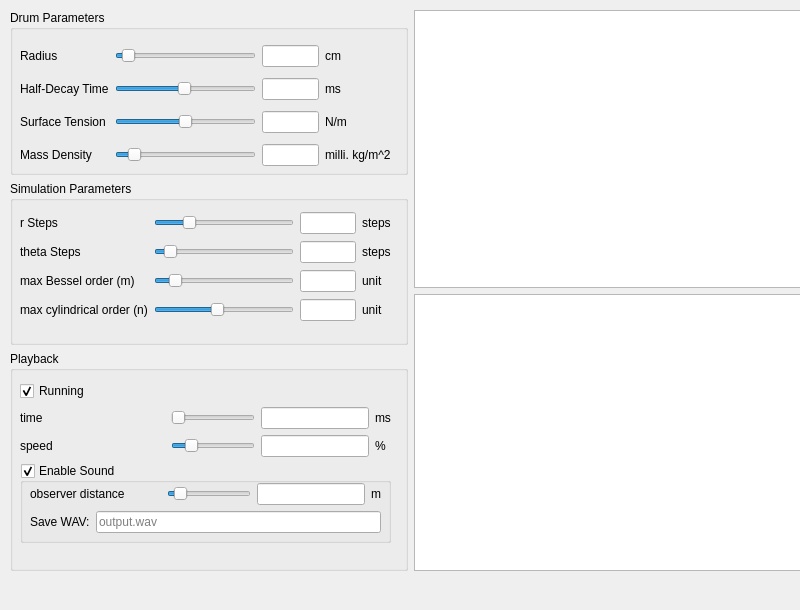
<?xml version="1.0" encoding="UTF-8"?>
<ui version="4.0">
 <class>Drummer</class>
 <widget class="QDialog" name="Drummer">
  <property name="geometry">
   <rect>
    <x>0</x>
    <y>0</y>
    <width>800</width>
    <height>610</height>
   </rect>
  </property>
  <property name="windowTitle">
   <string>Drummer</string>
  </property>
  <widget class="QWidget" name="horizontalLayoutWidget">
   <property name="geometry">
    <rect>
     <x>10</x>
     <y>10</y>
     <width>801</width>
     <height>561</height>
    </rect>
   </property>
   <layout class="QHBoxLayout" name="horizontalLayout" stretch="1,1">
    <item>
     <layout class="QVBoxLayout" name="verticalLayout" stretch="3,3,4">
      <item>
       <widget class="QGroupBox" name="groupBox_2">
        <property name="title">
         <string>Drum Parameters</string>
        </property>
        <widget class="QWidget" name="gridLayoutWidget">
         <property name="geometry">
          <rect>
           <x>10</x>
           <y>30</y>
           <width>371</width>
           <height>131</height>
          </rect>
         </property>
         <layout class="QGridLayout" name="gridLayout" rowstretch="1,1,1,1" columnstretch="3,5,2,0">
          <item row="3" column="0">
           <widget class="QLabel" name="label_11">
            <property name="text">
             <string>Mass Density</string>
            </property>
           </widget>
          </item>
          <item row="0" column="0">
           <widget class="QLabel" name="label">
            <property name="text">
             <string>Radius</string>
            </property>
           </widget>
          </item>
          <item row="0" column="1">
           <widget class="QSlider" name="radiusSlider">
            <property name="minimum">
             <number>1</number>
            </property>
            <property name="maximum">
             <number>1000</number>
            </property>
            <property name="value">
             <number>50</number>
            </property>
            <property name="orientation">
             <enum>Qt::Horizontal</enum>
            </property>
            <property name="tickPosition">
             <enum>QSlider::NoTicks</enum>
            </property>
           </widget>
          </item>
          <item row="1" column="0">
           <widget class="QLabel" name="label_3">
            <property name="text">
             <string>Half-Decay Time</string>
            </property>
           </widget>
          </item>
          <item row="1" column="1">
           <widget class="QSlider" name="decaySlider">
            <property name="minimum">
             <number>1</number>
            </property>
            <property name="maximum">
             <number>100</number>
            </property>
            <property name="singleStep">
             <number>1</number>
            </property>
            <property name="pageStep">
             <number>10</number>
            </property>
            <property name="value">
             <number>50</number>
            </property>
            <property name="orientation">
             <enum>Qt::Horizontal</enum>
            </property>
           </widget>
          </item>
          <item row="2" column="0">
           <widget class="QLabel" name="label_12">
            <property name="text">
             <string>Surface Tension</string>
            </property>
           </widget>
          </item>
          <item row="3" column="2">
           <widget class="QLineEdit" name="densityLineEdit">
            <property name="inputMask">
             <string/>
            </property>
            <property name="maxLength">
             <number>5</number>
            </property>
           </widget>
          </item>
          <item row="3" column="1">
           <widget class="QSlider" name="densitySlider">
            <property name="minimum">
             <number>1</number>
            </property>
            <property name="maximum">
             <number>1000</number>
            </property>
            <property name="value">
             <number>100</number>
            </property>
            <property name="orientation">
             <enum>Qt::Horizontal</enum>
            </property>
           </widget>
          </item>
          <item row="2" column="1">
           <widget class="QSlider" name="tensionSlider">
            <property name="minimum">
             <number>1</number>
            </property>
            <property name="maximum">
             <number>1000</number>
            </property>
            <property name="value">
             <number>500</number>
            </property>
            <property name="orientation">
             <enum>Qt::Horizontal</enum>
            </property>
           </widget>
          </item>
          <item row="2" column="2">
           <widget class="QLineEdit" name="tensionLineEdit">
            <property name="inputMask">
             <string/>
            </property>
            <property name="maxLength">
             <number>5</number>
            </property>
           </widget>
          </item>
          <item row="0" column="2">
           <widget class="QLineEdit" name="radiusLineEdit">
            <property name="inputMask">
             <string/>
            </property>
            <property name="maxLength">
             <number>5</number>
            </property>
            <property name="cursorMoveStyle">
             <enum>Qt::VisualMoveStyle</enum>
            </property>
           </widget>
          </item>
          <item row="1" column="2">
           <widget class="QLineEdit" name="decayLineEdit">
            <property name="inputMask">
             <string/>
            </property>
            <property name="maxLength">
             <number>5</number>
            </property>
           </widget>
          </item>
          <item row="0" column="3">
           <widget class="QLabel" name="label_2">
            <property name="text">
             <string>cm</string>
            </property>
           </widget>
          </item>
          <item row="1" column="3">
           <widget class="QLabel" name="label_13">
            <property name="text">
             <string>ms</string>
            </property>
           </widget>
          </item>
          <item row="2" column="3">
           <widget class="QLabel" name="label_14">
            <property name="text">
             <string>N/m</string>
            </property>
           </widget>
          </item>
          <item row="3" column="3">
           <widget class="QLabel" name="label_15">
            <property name="text">
             <string>milli. kg/m^2</string>
            </property>
           </widget>
          </item>
         </layout>
        </widget>
       </widget>
      </item>
      <item>
       <widget class="QGroupBox" name="groupBox_3">
        <property name="title">
         <string>Simulation Parameters</string>
        </property>
        <widget class="QWidget" name="gridLayoutWidget_2">
         <property name="geometry">
          <rect>
           <x>10</x>
           <y>30</y>
           <width>371</width>
           <height>112</height>
          </rect>
         </property>
         <layout class="QGridLayout" name="gridLayout_4" rowstretch="1,1,1,1" columnstretch="3,5,2,0">
          <item row="0" column="0">
           <widget class="QLabel" name="label_4">
            <property name="text">
             <string>r Steps</string>
            </property>
           </widget>
          </item>
          <item row="0" column="1">
           <widget class="QSlider" name="rStepsSlider">
            <property name="minimum">
             <number>10</number>
            </property>
            <property name="maximum">
             <number>100</number>
            </property>
            <property name="value">
             <number>30</number>
            </property>
            <property name="orientation">
             <enum>Qt::Horizontal</enum>
            </property>
           </widget>
          </item>
          <item row="1" column="0">
           <widget class="QLabel" name="label_5">
            <property name="text">
             <string>theta Steps</string>
            </property>
           </widget>
          </item>
          <item row="2" column="1">
           <widget class="QSlider" name="maxMSlider">
            <property name="minimum">
             <number>1</number>
            </property>
            <property name="maximum">
             <number>10</number>
            </property>
            <property name="value">
             <number>2</number>
            </property>
            <property name="orientation">
             <enum>Qt::Horizontal</enum>
            </property>
           </widget>
          </item>
          <item row="1" column="1">
           <widget class="QSlider" name="thetaStepsSlider">
            <property name="minimum">
             <number>10</number>
            </property>
            <property name="maximum">
             <number>720</number>
            </property>
            <property name="value">
             <number>60</number>
            </property>
            <property name="orientation">
             <enum>Qt::Horizontal</enum>
            </property>
           </widget>
          </item>
          <item row="3" column="0">
           <widget class="QLabel" name="label_7">
            <property name="text">
             <string>max cylindrical order (n)</string>
            </property>
           </widget>
          </item>
          <item row="2" column="0">
           <widget class="QLabel" name="label_6">
            <property name="text">
             <string>max Bessel order (m)</string>
            </property>
           </widget>
          </item>
          <item row="3" column="1">
           <widget class="QSlider" name="maxNSlider">
            <property name="minimum">
             <number>1</number>
            </property>
            <property name="maximum">
             <number>10</number>
            </property>
            <property name="value">
             <number>5</number>
            </property>
            <property name="orientation">
             <enum>Qt::Horizontal</enum>
            </property>
           </widget>
          </item>
          <item row="0" column="2">
           <widget class="QLineEdit" name="rStepsLineEdit">
            <property name="inputMask">
             <string/>
            </property>
            <property name="maxLength">
             <number>5</number>
            </property>
           </widget>
          </item>
          <item row="1" column="2">
           <widget class="QLineEdit" name="thetaStepsLineEdit">
            <property name="inputMask">
             <string/>
            </property>
            <property name="maxLength">
             <number>5</number>
            </property>
           </widget>
          </item>
          <item row="2" column="2">
           <widget class="QLineEdit" name="maxMLineEdit">
            <property name="inputMask">
             <string/>
            </property>
            <property name="maxLength">
             <number>5</number>
            </property>
           </widget>
          </item>
          <item row="3" column="2">
           <widget class="QLineEdit" name="maxNLineEdit">
            <property name="inputMask">
             <string/>
            </property>
            <property name="maxLength">
             <number>5</number>
            </property>
           </widget>
          </item>
          <item row="0" column="3">
           <widget class="QLabel" name="label_16">
            <property name="text">
             <string>steps</string>
            </property>
           </widget>
          </item>
          <item row="1" column="3">
           <widget class="QLabel" name="label_17">
            <property name="text">
             <string>steps</string>
            </property>
           </widget>
          </item>
          <item row="2" column="3">
           <widget class="QLabel" name="label_18">
            <property name="text">
             <string>unit</string>
            </property>
           </widget>
          </item>
          <item row="3" column="3">
           <widget class="QLabel" name="label_19">
            <property name="text">
             <string>unit</string>
            </property>
           </widget>
          </item>
         </layout>
        </widget>
       </widget>
      </item>
      <item>
       <widget class="QGroupBox" name="groupBox">
        <property name="title">
         <string>Playback</string>
        </property>
        <widget class="QWidget" name="verticalLayoutWidget">
         <property name="geometry">
          <rect>
           <x>10</x>
           <y>30</y>
           <width>371</width>
           <height>201</height>
          </rect>
         </property>
         <layout class="QVBoxLayout" name="verticalLayout_3">
          <property name="sizeConstraint">
           <enum>QLayout::SetMaximumSize</enum>
          </property>
          <item>
           <widget class="QCheckBox" name="runningCheckBox">
            <property name="text">
             <string>Running</string>
            </property>
            <property name="checked">
             <bool>true</bool>
            </property>
           </widget>
          </item>
          <item>
           <layout class="QGridLayout" name="gridLayout_2" columnstretch="3,0,0,0">
            <item row="1" column="1">
             <widget class="QSlider" name="speedSlider">
              <property name="minimum">
               <number>10</number>
              </property>
              <property name="maximum">
               <number>499</number>
              </property>
              <property name="singleStep">
               <number>10</number>
              </property>
              <property name="pageStep">
               <number>100</number>
              </property>
              <property name="value">
               <number>100</number>
              </property>
              <property name="orientation">
               <enum>Qt::Horizontal</enum>
              </property>
             </widget>
            </item>
            <item row="0" column="0">
             <widget class="QLabel" name="label_8">
              <property name="text">
               <string>time</string>
              </property>
             </widget>
            </item>
            <item row="0" column="1">
             <widget class="QSlider" name="timeSlider">
              <property name="maximum">
               <number>999</number>
              </property>
              <property name="orientation">
               <enum>Qt::Horizontal</enum>
              </property>
             </widget>
            </item>
            <item row="1" column="0">
             <widget class="QLabel" name="label_9">
              <property name="text">
               <string>speed</string>
              </property>
             </widget>
            </item>
            <item row="0" column="3">
             <widget class="QLabel" name="label_20">
              <property name="text">
               <string>ms</string>
              </property>
             </widget>
            </item>
            <item row="1" column="2">
             <widget class="QLineEdit" name="speedLineEdit">
              <property name="inputMask">
               <string/>
              </property>
              <property name="maxLength">
               <number>5</number>
              </property>
             </widget>
            </item>
            <item row="0" column="2">
             <widget class="QLineEdit" name="timeLineEdit">
              <property name="inputMask">
               <string/>
              </property>
              <property name="maxLength">
               <number>5</number>
              </property>
             </widget>
            </item>
            <item row="1" column="3">
             <widget class="QLabel" name="label_21">
              <property name="text">
               <string>%</string>
              </property>
             </widget>
            </item>
           </layout>
          </item>
          <item>
           <widget class="QGroupBox" name="soundGroupBox">
            <property name="sizePolicy">
             <sizepolicy hsizetype="Preferred" vsizetype="Fixed">
              <horstretch>0</horstretch>
              <verstretch>0</verstretch>
             </sizepolicy>
            </property>
            <property name="minimumSize">
             <size>
              <width>0</width>
              <height>80</height>
             </size>
            </property>
            <property name="title">
             <string>Enable Sound</string>
            </property>
            <property name="checkable">
             <bool>true</bool>
            </property>
            <property name="checked">
             <bool>true</bool>
            </property>
            <widget class="QWidget" name="verticalLayoutWidget_2">
             <property name="geometry">
              <rect>
               <x>10</x>
               <y>20</y>
               <width>351</width>
               <height>80</height>
              </rect>
             </property>
             <layout class="QVBoxLayout" name="verticalLayout_5">
              <item>
               <layout class="QGridLayout" name="gridLayout_5" columnstretch="3,0,0,0">
                <item row="0" column="1">
                 <widget class="QSlider" name="distanceSlider">
                  <property name="minimum">
                   <number>1</number>
                  </property>
                  <property name="maximum">
                   <number>100</number>
                  </property>
                  <property name="value">
                   <number>10</number>
                  </property>
                  <property name="orientation">
                   <enum>Qt::Horizontal</enum>
                  </property>
                 </widget>
                </item>
                <item row="0" column="0">
                 <widget class="QLabel" name="label_23">
                  <property name="text">
                   <string>observer distance</string>
                  </property>
                 </widget>
                </item>
                <item row="0" column="2">
                 <widget class="QLineEdit" name="distanceLineEdit">
                  <property name="inputMask">
                   <string/>
                  </property>
                  <property name="maxLength">
                   <number>5</number>
                  </property>
                 </widget>
                </item>
                <item row="0" column="3">
                 <widget class="QLabel" name="label_24">
                  <property name="text">
                   <string>m</string>
                  </property>
                 </widget>
                </item>
               </layout>
              </item>
              <item>
               <layout class="QFormLayout" name="formLayout_2">
                <property name="fieldGrowthPolicy">
                 <enum>QFormLayout::AllNonFixedFieldsGrow</enum>
                </property>
                <item row="0" column="0">
                 <widget class="QLabel" name="label_25">
                  <property name="text">
                   <string>Save WAV:</string>
                  </property>
                 </widget>
                </item>
                <item row="0" column="1">
                 <widget class="QLineEdit" name="wavfnameLineEdit">
                  <property name="placeholderText">
                   <string>output.wav</string>
                  </property>
                 </widget>
                </item>
               </layout>
              </item>
             </layout>
            </widget>
           </widget>
          </item>
         </layout>
        </widget>
       </widget>
      </item>
     </layout>
    </item>
    <item>
     <layout class="QVBoxLayout" name="verticalLayout_2">
      <item>
       <widget class="MplDrumWidget" name="drumWidget"/>
      </item>
      <item>
       <widget class="MplPlotWidget" name="plotWidget"/>
      </item>
     </layout>
    </item>
   </layout>
  </widget>
 </widget>
 <customwidgets>
  <customwidget>
   <class>MplDrumWidget</class>
   <extends>QGraphicsView</extends>
   <header>mpl_drum_widget</header>
  </customwidget>
  <customwidget>
   <class>MplPlotWidget</class>
   <extends>QGraphicsView</extends>
   <header>mpl_plot_widget</header>
  </customwidget>
 </customwidgets>
 <resources/>
 <connections/>
</ui>
